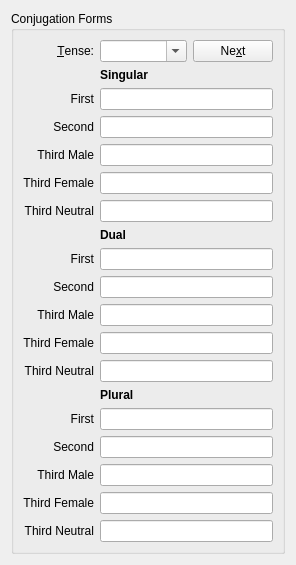
<?xml version="1.0" encoding="UTF-8"?>
<ui version="4.0">
 <class>KEduVocConjugationWidget</class>
 <widget class="QWidget" name="KEduVocConjugationWidget">
  <property name="geometry">
   <rect>
    <x>0</x>
    <y>0</y>
    <width>296</width>
    <height>535</height>
   </rect>
  </property>
  <property name="sizePolicy">
   <sizepolicy hsizetype="Preferred" vsizetype="Preferred">
    <horstretch>0</horstretch>
    <verstretch>0</verstretch>
   </sizepolicy>
  </property>
  <property name="minimumSize">
   <size>
    <width>0</width>
    <height>0</height>
   </size>
  </property>
  <property name="windowTitle">
   <string>-</string>
  </property>
  <layout class="QVBoxLayout" name="verticalLayout">
   <item>
    <widget class="QGroupBox" name="layout">
     <property name="title">
      <string>Conjugation Forms</string>
     </property>
     <layout class="QGridLayout" name="gridLayout">
      <item row="2" column="0">
       <widget class="QLabel" name="singularFirstPersonLabel">
        <property name="text">
         <string>First</string>
        </property>
        <property name="alignment">
         <set>Qt::AlignRight|Qt::AlignTrailing|Qt::AlignVCenter</set>
        </property>
        <property name="buddy">
         <cstring>singularFirstPersonLineEdit</cstring>
        </property>
       </widget>
      </item>
      <item row="2" column="1" colspan="2">
       <widget class="QLineEdit" name="singularFirstPersonLineEdit">
        <property name="sizePolicy">
         <sizepolicy hsizetype="Expanding" vsizetype="Preferred">
          <horstretch>0</horstretch>
          <verstretch>0</verstretch>
         </sizepolicy>
        </property>
       </widget>
      </item>
      <item row="3" column="0">
       <widget class="QLabel" name="singularSecondPersonLabel">
        <property name="text">
         <string>Second</string>
        </property>
        <property name="alignment">
         <set>Qt::AlignRight|Qt::AlignTrailing|Qt::AlignVCenter</set>
        </property>
        <property name="buddy">
         <cstring>singularSecondPersonLineEdit</cstring>
        </property>
       </widget>
      </item>
      <item row="3" column="1" colspan="2">
       <widget class="QLineEdit" name="singularSecondPersonLineEdit">
        <property name="sizePolicy">
         <sizepolicy hsizetype="Expanding" vsizetype="Preferred">
          <horstretch>0</horstretch>
          <verstretch>0</verstretch>
         </sizepolicy>
        </property>
       </widget>
      </item>
      <item row="4" column="0">
       <widget class="QLabel" name="singularThirdMalePersonLabel">
        <property name="text">
         <string>Third Male</string>
        </property>
        <property name="alignment">
         <set>Qt::AlignRight|Qt::AlignTrailing|Qt::AlignVCenter</set>
        </property>
        <property name="buddy">
         <cstring>singularThirdMalePersonLineEdit</cstring>
        </property>
       </widget>
      </item>
      <item row="4" column="1" colspan="2">
       <widget class="QLineEdit" name="singularThirdMalePersonLineEdit"/>
      </item>
      <item row="5" column="0">
       <widget class="QLabel" name="singularThirdFemalePersonLabel">
        <property name="text">
         <string>Third Female</string>
        </property>
        <property name="alignment">
         <set>Qt::AlignRight|Qt::AlignTrailing|Qt::AlignVCenter</set>
        </property>
        <property name="buddy">
         <cstring>singularThirdFemalePersonLineEdit</cstring>
        </property>
       </widget>
      </item>
      <item row="5" column="1" colspan="2">
       <widget class="QLineEdit" name="singularThirdFemalePersonLineEdit"/>
      </item>
      <item row="6" column="0">
       <widget class="QLabel" name="singularThirdNeutralPersonLabel">
        <property name="text">
         <string>Third Neutral</string>
        </property>
        <property name="alignment">
         <set>Qt::AlignRight|Qt::AlignTrailing|Qt::AlignVCenter</set>
        </property>
        <property name="buddy">
         <cstring>singularThirdNeutralPersonLineEdit</cstring>
        </property>
       </widget>
      </item>
      <item row="6" column="1" colspan="2">
       <widget class="QLineEdit" name="singularThirdNeutralPersonLineEdit"/>
      </item>
      <item row="9" column="0">
       <widget class="QLabel" name="dualFirstPersonLabel">
        <property name="text">
         <string>First</string>
        </property>
        <property name="alignment">
         <set>Qt::AlignRight|Qt::AlignTrailing|Qt::AlignVCenter</set>
        </property>
        <property name="buddy">
         <cstring>dualFirstPersonLineEdit</cstring>
        </property>
       </widget>
      </item>
      <item row="9" column="1" colspan="2">
       <widget class="QLineEdit" name="dualFirstPersonLineEdit"/>
      </item>
      <item row="10" column="0">
       <widget class="QLabel" name="dualSecondPersonLabel">
        <property name="text">
         <string>Second</string>
        </property>
        <property name="alignment">
         <set>Qt::AlignRight|Qt::AlignTrailing|Qt::AlignVCenter</set>
        </property>
        <property name="buddy">
         <cstring>dualSecondPersonLineEdit</cstring>
        </property>
       </widget>
      </item>
      <item row="10" column="1" colspan="2">
       <widget class="QLineEdit" name="dualSecondPersonLineEdit"/>
      </item>
      <item row="11" column="0">
       <widget class="QLabel" name="dualThirdMalePersonLabel">
        <property name="text">
         <string>Third Male</string>
        </property>
        <property name="alignment">
         <set>Qt::AlignRight|Qt::AlignTrailing|Qt::AlignVCenter</set>
        </property>
        <property name="buddy">
         <cstring>dualThirdMalePersonLineEdit</cstring>
        </property>
       </widget>
      </item>
      <item row="12" column="0">
       <widget class="QLabel" name="dualThirdFemalePersonLabel">
        <property name="text">
         <string>Third Female</string>
        </property>
        <property name="alignment">
         <set>Qt::AlignRight|Qt::AlignTrailing|Qt::AlignVCenter</set>
        </property>
        <property name="buddy">
         <cstring>dualThirdFemalePersonLineEdit</cstring>
        </property>
       </widget>
      </item>
      <item row="12" column="1" colspan="2">
       <widget class="QLineEdit" name="dualThirdFemalePersonLineEdit"/>
      </item>
      <item row="13" column="0">
       <widget class="QLabel" name="dualThirdNeutralPersonLabel">
        <property name="text">
         <string>Third Neutral</string>
        </property>
        <property name="alignment">
         <set>Qt::AlignRight|Qt::AlignTrailing|Qt::AlignVCenter</set>
        </property>
        <property name="buddy">
         <cstring>dualThirdNeutralPersonLineEdit</cstring>
        </property>
       </widget>
      </item>
      <item row="13" column="1" colspan="2">
       <widget class="QLineEdit" name="dualThirdNeutralPersonLineEdit"/>
      </item>
      <item row="15" column="0">
       <widget class="QLabel" name="pluralFirstPersonLabel">
        <property name="text">
         <string>First</string>
        </property>
        <property name="alignment">
         <set>Qt::AlignRight|Qt::AlignTrailing|Qt::AlignVCenter</set>
        </property>
        <property name="buddy">
         <cstring>pluralFirstPersonLineEdit</cstring>
        </property>
       </widget>
      </item>
      <item row="15" column="1" colspan="2">
       <widget class="QLineEdit" name="pluralFirstPersonLineEdit"/>
      </item>
      <item row="16" column="0">
       <widget class="QLabel" name="pluralSecondPersonLabel">
        <property name="text">
         <string>Second</string>
        </property>
        <property name="alignment">
         <set>Qt::AlignRight|Qt::AlignTrailing|Qt::AlignVCenter</set>
        </property>
        <property name="buddy">
         <cstring>pluralSecondPersonLineEdit</cstring>
        </property>
       </widget>
      </item>
      <item row="16" column="1" colspan="2">
       <widget class="QLineEdit" name="pluralSecondPersonLineEdit"/>
      </item>
      <item row="17" column="0">
       <widget class="QLabel" name="pluralThirdMalePersonLabel">
        <property name="text">
         <string>Third Male</string>
        </property>
        <property name="alignment">
         <set>Qt::AlignRight|Qt::AlignTrailing|Qt::AlignVCenter</set>
        </property>
        <property name="buddy">
         <cstring>pluralThirdMalePersonLineEdit</cstring>
        </property>
       </widget>
      </item>
      <item row="11" column="1" colspan="2">
       <widget class="QLineEdit" name="dualThirdMalePersonLineEdit"/>
      </item>
      <item row="17" column="1" colspan="2">
       <widget class="QLineEdit" name="pluralThirdMalePersonLineEdit"/>
      </item>
      <item row="18" column="0">
       <widget class="QLabel" name="pluralThirdFemalePersonLabel">
        <property name="text">
         <string>Third Female</string>
        </property>
        <property name="alignment">
         <set>Qt::AlignRight|Qt::AlignTrailing|Qt::AlignVCenter</set>
        </property>
        <property name="buddy">
         <cstring>pluralThirdFemalePersonLineEdit</cstring>
        </property>
       </widget>
      </item>
      <item row="18" column="1" colspan="2">
       <widget class="QLineEdit" name="pluralThirdFemalePersonLineEdit"/>
      </item>
      <item row="19" column="1" colspan="2">
       <widget class="QLineEdit" name="pluralThirdNeutralPersonLineEdit"/>
      </item>
      <item row="19" column="0">
       <widget class="QLabel" name="pluralThirdNeutralPersonLabel">
        <property name="text">
         <string>Third Neutral</string>
        </property>
        <property name="alignment">
         <set>Qt::AlignRight|Qt::AlignTrailing|Qt::AlignVCenter</set>
        </property>
        <property name="buddy">
         <cstring>pluralThirdNeutralPersonLineEdit</cstring>
        </property>
       </widget>
      </item>
      <item row="0" column="1">
       <widget class="KComboBox" name="tenseComboBox">
        <property name="sizePolicy">
         <sizepolicy hsizetype="Expanding" vsizetype="Fixed">
          <horstretch>0</horstretch>
          <verstretch>0</verstretch>
         </sizepolicy>
        </property>
        <property name="editable">
         <bool>true</bool>
        </property>
        <property name="currentIndex">
         <number>-1</number>
        </property>
        <property name="maxVisibleItems">
         <number>20</number>
        </property>
       </widget>
      </item>
      <item row="0" column="2">
       <widget class="QPushButton" name="nextTenseButton">
        <property name="sizePolicy">
         <sizepolicy hsizetype="Preferred" vsizetype="Minimum">
          <horstretch>0</horstretch>
          <verstretch>0</verstretch>
         </sizepolicy>
        </property>
        <property name="text">
         <string>Ne&amp;xt</string>
        </property>
       </widget>
      </item>
      <item row="0" column="0">
       <widget class="QLabel" name="tenselabel">
        <property name="sizePolicy">
         <sizepolicy hsizetype="Preferred" vsizetype="Preferred">
          <horstretch>0</horstretch>
          <verstretch>0</verstretch>
         </sizepolicy>
        </property>
        <property name="text">
         <string>&amp;Tense:</string>
        </property>
        <property name="alignment">
         <set>Qt::AlignRight|Qt::AlignTrailing|Qt::AlignVCenter</set>
        </property>
        <property name="buddy">
         <cstring>tenseComboBox</cstring>
        </property>
       </widget>
      </item>
      <item row="1" column="1">
       <widget class="QLabel" name="singularLabel">
        <property name="font">
         <font>
          <weight>75</weight>
          <bold>true</bold>
         </font>
        </property>
        <property name="text">
         <string>Singular</string>
        </property>
        <property name="alignment">
         <set>Qt::AlignLeading|Qt::AlignLeft|Qt::AlignVCenter</set>
        </property>
        <property name="buddy">
         <cstring>singularFirstPersonLineEdit</cstring>
        </property>
       </widget>
      </item>
      <item row="7" column="1">
       <widget class="QLabel" name="dualLabel">
        <property name="font">
         <font>
          <weight>75</weight>
          <bold>true</bold>
         </font>
        </property>
        <property name="text">
         <string>Dual</string>
        </property>
        <property name="alignment">
         <set>Qt::AlignLeading|Qt::AlignLeft|Qt::AlignVCenter</set>
        </property>
        <property name="buddy">
         <cstring>dualFirstPersonLineEdit</cstring>
        </property>
       </widget>
      </item>
      <item row="14" column="1">
       <widget class="QLabel" name="pluralLabel">
        <property name="font">
         <font>
          <weight>75</weight>
          <bold>true</bold>
         </font>
        </property>
        <property name="text">
         <string>Plural</string>
        </property>
        <property name="alignment">
         <set>Qt::AlignLeading|Qt::AlignLeft|Qt::AlignVCenter</set>
        </property>
        <property name="buddy">
         <cstring>pluralFirstPersonLineEdit</cstring>
        </property>
       </widget>
      </item>
     </layout>
    </widget>
   </item>
   <item>
    <spacer name="verticalSpacer">
     <property name="orientation">
      <enum>Qt::Vertical</enum>
     </property>
     <property name="sizeHint" stdset="0">
      <size>
       <width>20</width>
       <height>0</height>
      </size>
     </property>
    </spacer>
   </item>
  </layout>
 </widget>
 <customwidgets>
  <customwidget>
   <class>KComboBox</class>
   <extends>QComboBox</extends>
   <header>kcombobox.h</header>
  </customwidget>
 </customwidgets>
 <resources/>
 <connections/>
</ui>
